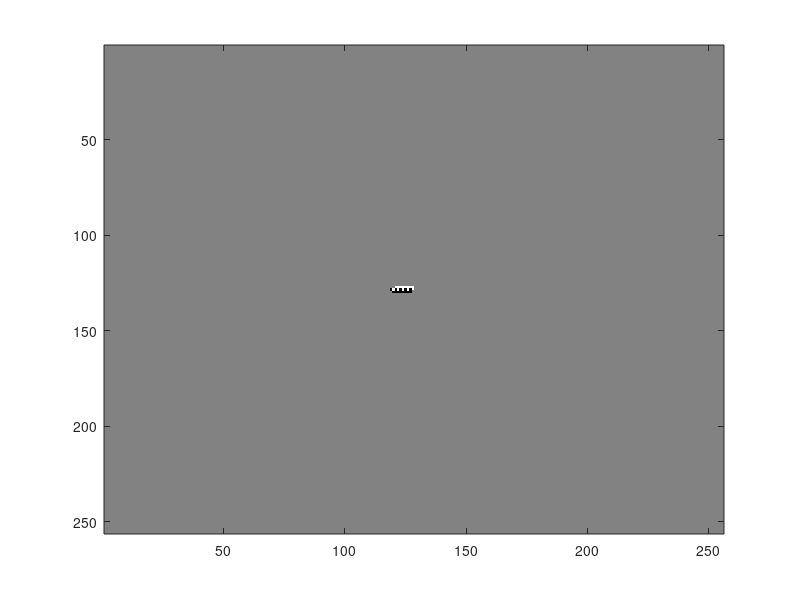

This chart was generated by the following MATLAB code:
%;*************************************************
%;* Antplot_reciprocal.m
%;* Generates antplot of 1/d
%;*
%;* Mark Agate
%;* (mark.agate@outlook.com)
%;**************************************************

clear;

% Value of which to take the reciprocal (should be odd):
d = 13;

% Ensure d is an odd number
while mod(d, 2) == 0
  d /= 2;
end

% Board extent, initial position and direction
E = 256;
x = 0.5 * E;
y = 0.5 * E;
dir_x = 0;
dir_y = 1;

% Initialise board to grey. (0 = black, 63 = white)
board(1:E, 1:E) = 32;

% Compute 1/d:
r = 1;                      % initialise remainder for 1/d
for n = 1:4                 % do 4 lots of the recurrence pattern

  do                        % repeat until one recurrence is complete
    r *= 2;
    p = (r >= d);           % pixel shade: 0 or 1 (= next bit of quotient)
    r -= p * d;

    % Rotate the ant direction for the next step:
    s = 1 - 2 * (p != (dir_x == 0));	% s = +1 or -1
    tmp = dir_x;
    dir_x = s * dir_y;
    dir_y = s * tmp;

    % If we're still on the board, set the pixel colour
    if (x > 0) & (x <= E) & (y > 0) & (y <= E)
      board(x, y) = !p * 63;
    endif
    
    board(x, y) = !p * 63;

    board(x, y) = !p * 63

    bird(x, y) = !p * 63;
    
    % Move the ant to the next pixel
    x += dir_x;
    y += dir_y;
  until r == 1;

endfor

colormap(gray);
imagesc(board);

%;*************************************************
